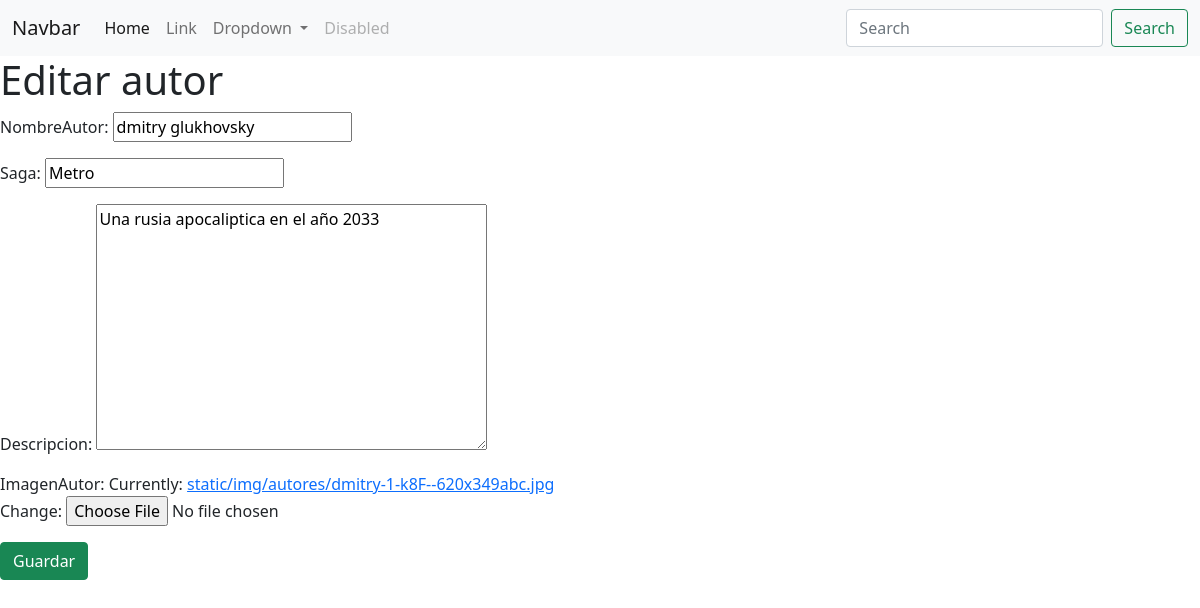
The app's page /autor/1/update with its own data.
### post/models.py (models this page shows, shortened)
class PostAutor(models.Model):
    nombreAutor = models.CharField(max_length=255, default='')
    saga = models.CharField(max_length=255, default='')
    descripcion = models.TextField(default='', blank=True, null=True)
    imagenAutor = models.ImageField(upload_to='static/img/autores')

### post/views.py (the view)
# urls.py: path('autor/<int:pk>/update', autorUpdateView.as_view(), name='updateAutor'),
class autorUpdateView(UpdateView):
    model = PostAutor
    template_name = 'updateAutor.html'
    fields = '__all__'

### templates/updateAutor.html
{% extends 'base.html' %} {% block content %}
<h1>Editar autor</h1>
<form action="" method="POST">
    {% csrf_token %} {{form.as_p}}
    <input class="btn btn-success" type="submit" value="Guardar">
</form>
{% endblock %}

### records on screen
PostAutor: nombreAutor "dmitry glukhovsky", saga "Metro", descripcion "Una rusia apocaliptica en el año 2033"
